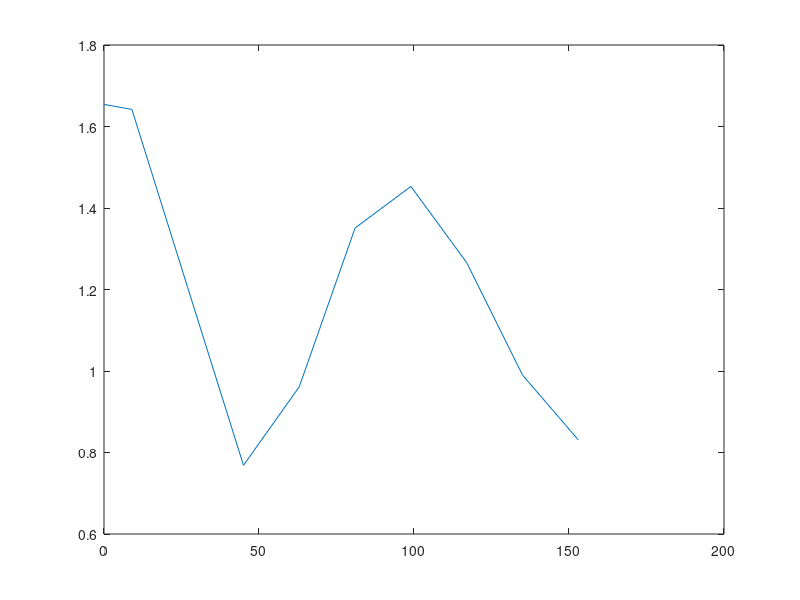

Here is the MATLAB script that generated this plot:
clear
frequency=1000; %(Hz)
lambda=(3*10^8)/frequency;
a=0.3*lambda; %outer radius (cm)
b=0.25*lambda; %inner radius (cm)
N=20; %number of divisions
theta0=360/N; %angle of each division
Er=4; %dielectric constant 

k=2*pi/lambda; %k (or beta from the wave equation)

r=sqrt((a^2-b^2)/N); %radius of equivalent area circle
c=(a+b)/2; %distance from the center to the middle of a and b
theta=theta0/2;
f=1;

while f<N+1
    if f==1
        theta=0;
    end
    if f==2
        theta=theta0/2;
    end
    
xi(1,f)=c*cosd(theta); %calculating x's
yi(1,f)=c*sind(theta); %calculating y's
thetab(f,1)=theta; %keeping track of thetas
theta=theta+theta0; 
Ei(1,f)=exp(-1i*k*xi(1,f)); %initial electric field

f=f+1;
end


A=ones(N,N);
b=ones(N,1);
m=1;
while m<(N+1)
    n=1;
    while n<(N+1)
        
        if m==n %when m==n, (diagonals of matrix)
        A(m,n)=1+((Er-1)*(1i/2)*(pi*k*r*besselh(1,2,k*r)-(2*1i)));
        
        elseif m~=n %when m=!n for everything else
        ro=sqrt((xi(1,m)-xi(1,n))^2+(yi(1,m)-yi(1,n))^2); %the ro between the different sections
        A(m,n)=(Er-1)*(1i*pi*k*r/2)*besselj(1,k*r)*besselh(0,2,k*ro); 
        end
        
        n=n+1;
    end
    b(m,1)=Ei(1,m); %the Ei that goes along with that distance
    m=m+1;
end

ans=inv(A)*b; %getting the answer
W=ans(1:(N/2),:); %taking only the first half
RAWR=thetab(1:(N/2),:); %from 0 to 180 theta

plot(RAWR,abs(W)) %plotting 
